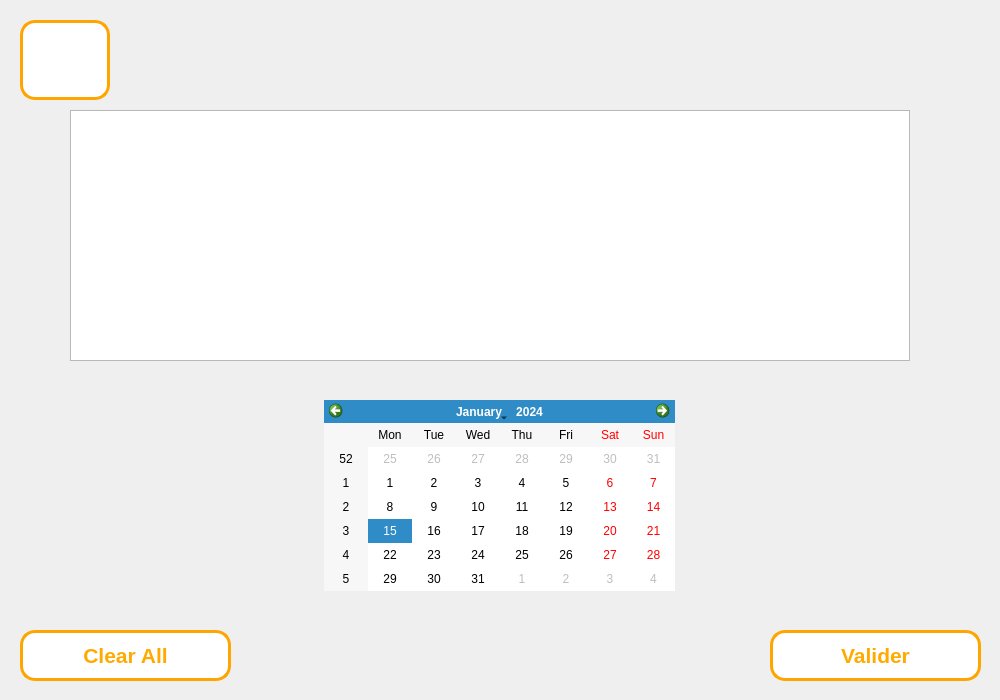
<?xml version="1.0" encoding="UTF-8"?>
<ui version="4.0">
 <class>Form</class>
 <widget class="QWidget" name="Form">
  <property name="geometry">
   <rect>
    <x>0</x>
    <y>0</y>
    <width>1000</width>
    <height>700</height>
   </rect>
  </property>
  <property name="windowTitle">
   <string>Form</string>
  </property>
  <widget class="QPushButton" name="rendreOutils_4">
   <property name="geometry">
    <rect>
     <x>770</x>
     <y>630</y>
     <width>211</width>
     <height>51</height>
    </rect>
   </property>
   <property name="palette">
    <palette>
     <active>
      <colorrole role="WindowText">
       <brush brushstyle="SolidPattern">
        <color alpha="255">
         <red>255</red>
         <green>170</green>
         <blue>0</blue>
        </color>
       </brush>
      </colorrole>
      <colorrole role="Button">
       <brush brushstyle="SolidPattern">
        <color alpha="255">
         <red>255</red>
         <green>255</green>
         <blue>255</blue>
        </color>
       </brush>
      </colorrole>
      <colorrole role="Text">
       <brush brushstyle="SolidPattern">
        <color alpha="255">
         <red>255</red>
         <green>170</green>
         <blue>0</blue>
        </color>
       </brush>
      </colorrole>
      <colorrole role="ButtonText">
       <brush brushstyle="SolidPattern">
        <color alpha="255">
         <red>255</red>
         <green>170</green>
         <blue>0</blue>
        </color>
       </brush>
      </colorrole>
      <colorrole role="Base">
       <brush brushstyle="SolidPattern">
        <color alpha="255">
         <red>255</red>
         <green>255</green>
         <blue>255</blue>
        </color>
       </brush>
      </colorrole>
      <colorrole role="Window">
       <brush brushstyle="SolidPattern">
        <color alpha="255">
         <red>255</red>
         <green>255</green>
         <blue>255</blue>
        </color>
       </brush>
      </colorrole>
      <colorrole role="PlaceholderText">
       <brush brushstyle="NoBrush">
        <color alpha="128">
         <red>255</red>
         <green>170</green>
         <blue>0</blue>
        </color>
       </brush>
      </colorrole>
     </active>
     <inactive>
      <colorrole role="WindowText">
       <brush brushstyle="SolidPattern">
        <color alpha="255">
         <red>255</red>
         <green>170</green>
         <blue>0</blue>
        </color>
       </brush>
      </colorrole>
      <colorrole role="Button">
       <brush brushstyle="SolidPattern">
        <color alpha="255">
         <red>255</red>
         <green>255</green>
         <blue>255</blue>
        </color>
       </brush>
      </colorrole>
      <colorrole role="Text">
       <brush brushstyle="SolidPattern">
        <color alpha="255">
         <red>255</red>
         <green>170</green>
         <blue>0</blue>
        </color>
       </brush>
      </colorrole>
      <colorrole role="ButtonText">
       <brush brushstyle="SolidPattern">
        <color alpha="255">
         <red>255</red>
         <green>170</green>
         <blue>0</blue>
        </color>
       </brush>
      </colorrole>
      <colorrole role="Base">
       <brush brushstyle="SolidPattern">
        <color alpha="255">
         <red>255</red>
         <green>255</green>
         <blue>255</blue>
        </color>
       </brush>
      </colorrole>
      <colorrole role="Window">
       <brush brushstyle="SolidPattern">
        <color alpha="255">
         <red>255</red>
         <green>255</green>
         <blue>255</blue>
        </color>
       </brush>
      </colorrole>
      <colorrole role="PlaceholderText">
       <brush brushstyle="NoBrush">
        <color alpha="128">
         <red>255</red>
         <green>170</green>
         <blue>0</blue>
        </color>
       </brush>
      </colorrole>
     </inactive>
     <disabled>
      <colorrole role="WindowText">
       <brush brushstyle="SolidPattern">
        <color alpha="255">
         <red>255</red>
         <green>170</green>
         <blue>0</blue>
        </color>
       </brush>
      </colorrole>
      <colorrole role="Button">
       <brush brushstyle="SolidPattern">
        <color alpha="255">
         <red>255</red>
         <green>255</green>
         <blue>255</blue>
        </color>
       </brush>
      </colorrole>
      <colorrole role="Text">
       <brush brushstyle="SolidPattern">
        <color alpha="255">
         <red>255</red>
         <green>170</green>
         <blue>0</blue>
        </color>
       </brush>
      </colorrole>
      <colorrole role="ButtonText">
       <brush brushstyle="SolidPattern">
        <color alpha="255">
         <red>255</red>
         <green>170</green>
         <blue>0</blue>
        </color>
       </brush>
      </colorrole>
      <colorrole role="Base">
       <brush brushstyle="SolidPattern">
        <color alpha="255">
         <red>255</red>
         <green>255</green>
         <blue>255</blue>
        </color>
       </brush>
      </colorrole>
      <colorrole role="Window">
       <brush brushstyle="SolidPattern">
        <color alpha="255">
         <red>255</red>
         <green>255</green>
         <blue>255</blue>
        </color>
       </brush>
      </colorrole>
      <colorrole role="PlaceholderText">
       <brush brushstyle="NoBrush">
        <color alpha="128">
         <red>255</red>
         <green>170</green>
         <blue>0</blue>
        </color>
       </brush>
      </colorrole>
     </disabled>
    </palette>
   </property>
   <property name="font">
    <font>
     <pointsize>16</pointsize>
     <weight>75</weight>
     <bold>true</bold>
    </font>
   </property>
   <property name="styleSheet">
    <string notr="true">border-color: rgb(255, 170, 0);
border:3px solid orange;

border-color:orange;
border-radius: 15px ;
background-color:white;
color: rgb(255, 170, 0);
border-bort</string>
   </property>
   <property name="text">
    <string>Valider</string>
   </property>
  </widget>
  <widget class="QPushButton" name="rendreOutils_6">
   <property name="geometry">
    <rect>
     <x>20</x>
     <y>630</y>
     <width>211</width>
     <height>51</height>
    </rect>
   </property>
   <property name="palette">
    <palette>
     <active>
      <colorrole role="WindowText">
       <brush brushstyle="SolidPattern">
        <color alpha="255">
         <red>255</red>
         <green>170</green>
         <blue>0</blue>
        </color>
       </brush>
      </colorrole>
      <colorrole role="Button">
       <brush brushstyle="SolidPattern">
        <color alpha="255">
         <red>255</red>
         <green>255</green>
         <blue>255</blue>
        </color>
       </brush>
      </colorrole>
      <colorrole role="Text">
       <brush brushstyle="SolidPattern">
        <color alpha="255">
         <red>255</red>
         <green>170</green>
         <blue>0</blue>
        </color>
       </brush>
      </colorrole>
      <colorrole role="ButtonText">
       <brush brushstyle="SolidPattern">
        <color alpha="255">
         <red>255</red>
         <green>170</green>
         <blue>0</blue>
        </color>
       </brush>
      </colorrole>
      <colorrole role="Base">
       <brush brushstyle="SolidPattern">
        <color alpha="255">
         <red>255</red>
         <green>255</green>
         <blue>255</blue>
        </color>
       </brush>
      </colorrole>
      <colorrole role="Window">
       <brush brushstyle="SolidPattern">
        <color alpha="255">
         <red>255</red>
         <green>255</green>
         <blue>255</blue>
        </color>
       </brush>
      </colorrole>
      <colorrole role="PlaceholderText">
       <brush brushstyle="NoBrush">
        <color alpha="128">
         <red>255</red>
         <green>170</green>
         <blue>0</blue>
        </color>
       </brush>
      </colorrole>
     </active>
     <inactive>
      <colorrole role="WindowText">
       <brush brushstyle="SolidPattern">
        <color alpha="255">
         <red>255</red>
         <green>170</green>
         <blue>0</blue>
        </color>
       </brush>
      </colorrole>
      <colorrole role="Button">
       <brush brushstyle="SolidPattern">
        <color alpha="255">
         <red>255</red>
         <green>255</green>
         <blue>255</blue>
        </color>
       </brush>
      </colorrole>
      <colorrole role="Text">
       <brush brushstyle="SolidPattern">
        <color alpha="255">
         <red>255</red>
         <green>170</green>
         <blue>0</blue>
        </color>
       </brush>
      </colorrole>
      <colorrole role="ButtonText">
       <brush brushstyle="SolidPattern">
        <color alpha="255">
         <red>255</red>
         <green>170</green>
         <blue>0</blue>
        </color>
       </brush>
      </colorrole>
      <colorrole role="Base">
       <brush brushstyle="SolidPattern">
        <color alpha="255">
         <red>255</red>
         <green>255</green>
         <blue>255</blue>
        </color>
       </brush>
      </colorrole>
      <colorrole role="Window">
       <brush brushstyle="SolidPattern">
        <color alpha="255">
         <red>255</red>
         <green>255</green>
         <blue>255</blue>
        </color>
       </brush>
      </colorrole>
      <colorrole role="PlaceholderText">
       <brush brushstyle="NoBrush">
        <color alpha="128">
         <red>255</red>
         <green>170</green>
         <blue>0</blue>
        </color>
       </brush>
      </colorrole>
     </inactive>
     <disabled>
      <colorrole role="WindowText">
       <brush brushstyle="SolidPattern">
        <color alpha="255">
         <red>255</red>
         <green>170</green>
         <blue>0</blue>
        </color>
       </brush>
      </colorrole>
      <colorrole role="Button">
       <brush brushstyle="SolidPattern">
        <color alpha="255">
         <red>255</red>
         <green>255</green>
         <blue>255</blue>
        </color>
       </brush>
      </colorrole>
      <colorrole role="Text">
       <brush brushstyle="SolidPattern">
        <color alpha="255">
         <red>255</red>
         <green>170</green>
         <blue>0</blue>
        </color>
       </brush>
      </colorrole>
      <colorrole role="ButtonText">
       <brush brushstyle="SolidPattern">
        <color alpha="255">
         <red>255</red>
         <green>170</green>
         <blue>0</blue>
        </color>
       </brush>
      </colorrole>
      <colorrole role="Base">
       <brush brushstyle="SolidPattern">
        <color alpha="255">
         <red>255</red>
         <green>255</green>
         <blue>255</blue>
        </color>
       </brush>
      </colorrole>
      <colorrole role="Window">
       <brush brushstyle="SolidPattern">
        <color alpha="255">
         <red>255</red>
         <green>255</green>
         <blue>255</blue>
        </color>
       </brush>
      </colorrole>
      <colorrole role="PlaceholderText">
       <brush brushstyle="NoBrush">
        <color alpha="128">
         <red>255</red>
         <green>170</green>
         <blue>0</blue>
        </color>
       </brush>
      </colorrole>
     </disabled>
    </palette>
   </property>
   <property name="font">
    <font>
     <pointsize>16</pointsize>
     <weight>75</weight>
     <bold>true</bold>
    </font>
   </property>
   <property name="styleSheet">
    <string notr="true">border-color: rgb(255, 170, 0);
border:3px solid orange;

border-color:orange;
border-radius: 15px ;
background-color:white;
color: rgb(255, 170, 0);
border-bort</string>
   </property>
   <property name="text">
    <string>Clear All</string>
   </property>
  </widget>
  <widget class="QPushButton" name="rendreOutils_5">
   <property name="geometry">
    <rect>
     <x>20</x>
     <y>20</y>
     <width>90</width>
     <height>80</height>
    </rect>
   </property>
   <property name="palette">
    <palette>
     <active>
      <colorrole role="WindowText">
       <brush brushstyle="SolidPattern">
        <color alpha="255">
         <red>255</red>
         <green>170</green>
         <blue>0</blue>
        </color>
       </brush>
      </colorrole>
      <colorrole role="Button">
       <brush brushstyle="SolidPattern">
        <color alpha="255">
         <red>255</red>
         <green>255</green>
         <blue>255</blue>
        </color>
       </brush>
      </colorrole>
      <colorrole role="Text">
       <brush brushstyle="SolidPattern">
        <color alpha="255">
         <red>255</red>
         <green>170</green>
         <blue>0</blue>
        </color>
       </brush>
      </colorrole>
      <colorrole role="ButtonText">
       <brush brushstyle="SolidPattern">
        <color alpha="255">
         <red>255</red>
         <green>170</green>
         <blue>0</blue>
        </color>
       </brush>
      </colorrole>
      <colorrole role="Base">
       <brush brushstyle="SolidPattern">
        <color alpha="255">
         <red>255</red>
         <green>255</green>
         <blue>255</blue>
        </color>
       </brush>
      </colorrole>
      <colorrole role="Window">
       <brush brushstyle="SolidPattern">
        <color alpha="255">
         <red>255</red>
         <green>255</green>
         <blue>255</blue>
        </color>
       </brush>
      </colorrole>
      <colorrole role="PlaceholderText">
       <brush brushstyle="NoBrush">
        <color alpha="128">
         <red>255</red>
         <green>170</green>
         <blue>0</blue>
        </color>
       </brush>
      </colorrole>
     </active>
     <inactive>
      <colorrole role="WindowText">
       <brush brushstyle="SolidPattern">
        <color alpha="255">
         <red>255</red>
         <green>170</green>
         <blue>0</blue>
        </color>
       </brush>
      </colorrole>
      <colorrole role="Button">
       <brush brushstyle="SolidPattern">
        <color alpha="255">
         <red>255</red>
         <green>255</green>
         <blue>255</blue>
        </color>
       </brush>
      </colorrole>
      <colorrole role="Text">
       <brush brushstyle="SolidPattern">
        <color alpha="255">
         <red>255</red>
         <green>170</green>
         <blue>0</blue>
        </color>
       </brush>
      </colorrole>
      <colorrole role="ButtonText">
       <brush brushstyle="SolidPattern">
        <color alpha="255">
         <red>255</red>
         <green>170</green>
         <blue>0</blue>
        </color>
       </brush>
      </colorrole>
      <colorrole role="Base">
       <brush brushstyle="SolidPattern">
        <color alpha="255">
         <red>255</red>
         <green>255</green>
         <blue>255</blue>
        </color>
       </brush>
      </colorrole>
      <colorrole role="Window">
       <brush brushstyle="SolidPattern">
        <color alpha="255">
         <red>255</red>
         <green>255</green>
         <blue>255</blue>
        </color>
       </brush>
      </colorrole>
      <colorrole role="PlaceholderText">
       <brush brushstyle="NoBrush">
        <color alpha="128">
         <red>255</red>
         <green>170</green>
         <blue>0</blue>
        </color>
       </brush>
      </colorrole>
     </inactive>
     <disabled>
      <colorrole role="WindowText">
       <brush brushstyle="SolidPattern">
        <color alpha="255">
         <red>255</red>
         <green>170</green>
         <blue>0</blue>
        </color>
       </brush>
      </colorrole>
      <colorrole role="Button">
       <brush brushstyle="SolidPattern">
        <color alpha="255">
         <red>255</red>
         <green>255</green>
         <blue>255</blue>
        </color>
       </brush>
      </colorrole>
      <colorrole role="Text">
       <brush brushstyle="SolidPattern">
        <color alpha="255">
         <red>255</red>
         <green>170</green>
         <blue>0</blue>
        </color>
       </brush>
      </colorrole>
      <colorrole role="ButtonText">
       <brush brushstyle="SolidPattern">
        <color alpha="255">
         <red>255</red>
         <green>170</green>
         <blue>0</blue>
        </color>
       </brush>
      </colorrole>
      <colorrole role="Base">
       <brush brushstyle="SolidPattern">
        <color alpha="255">
         <red>255</red>
         <green>255</green>
         <blue>255</blue>
        </color>
       </brush>
      </colorrole>
      <colorrole role="Window">
       <brush brushstyle="SolidPattern">
        <color alpha="255">
         <red>255</red>
         <green>255</green>
         <blue>255</blue>
        </color>
       </brush>
      </colorrole>
      <colorrole role="PlaceholderText">
       <brush brushstyle="NoBrush">
        <color alpha="128">
         <red>255</red>
         <green>170</green>
         <blue>0</blue>
        </color>
       </brush>
      </colorrole>
     </disabled>
    </palette>
   </property>
   <property name="font">
    <font>
     <pointsize>16</pointsize>
     <weight>75</weight>
     <bold>true</bold>
    </font>
   </property>
   <property name="styleSheet">
    <string notr="true">border-color: rgb(255, 170, 0);
border:3px solid orange;

border-color:orange;
border-radius: 15px ;
background-color:white;
color: rgb(255, 170, 0);
border-bort
</string>
   </property>
   <property name="text">
    <string/>
   </property>
   <property name="icon">
    <iconset resource="signeHome.qrc">
     <normaloff>:/Home/Capture d’écran 2022-04-14 153417.png</normaloff>:/Home/Capture d’écran 2022-04-14 153417.png</iconset>
   </property>
   <property name="iconSize">
    <size>
     <width>60</width>
     <height>60</height>
    </size>
   </property>
  </widget>
  <widget class="QTableWidget" name="tableWidget">
   <property name="geometry">
    <rect>
     <x>70</x>
     <y>110</y>
     <width>840</width>
     <height>251</height>
    </rect>
   </property>
  </widget>
  <widget class="QCalendarWidget" name="calendarWidget">
   <property name="geometry">
    <rect>
     <x>324</x>
     <y>400</y>
     <width>351</width>
     <height>191</height>
    </rect>
   </property>
  </widget>
 </widget>
 <resources>
  <include location="signeHome.qrc"/>
 </resources>
 <connections/>
</ui>
